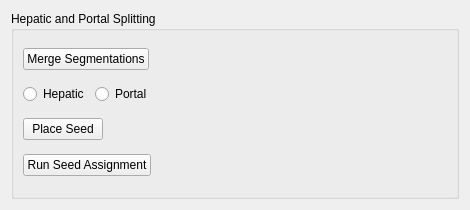
<?xml version="1.0" encoding="UTF-8"?>
<ui version="4.0">
 <class>qSlicerVesselSegmentationSplittingWidget</class>
 <widget class="QWidget" name="qSlicerVesselSegmentationSplittingWidget">
  <property name="geometry">
   <rect>
    <x>0</x>
    <y>0</y>
    <width>470</width>
    <height>210</height>
   </rect>
  </property>
  <property name="windowTitle">
   <string>Form</string>
  </property>
  <layout class="QVBoxLayout" name="verticalLayout">
   <item>
    <widget class="QGroupBox" name="groupBox_3">
     <property name="title">
      <string>Hepatic and Portal Splitting</string>
     </property>
     <layout class="QVBoxLayout" name="verticalLayout_2">
      <item>
       <layout class="QHBoxLayout" name="horizontalLayout">
        <item>
         <widget class="QPushButton" name="buttonMergeSeg">
          <property name="text">
           <string>Merge Segmentations</string>
          </property>
         </widget>
        </item>
        <item>
         <spacer name="horizontalSpacer_3">
          <property name="orientation">
           <enum>Qt::Horizontal</enum>
          </property>
          <property name="sizeHint" stdset="0">
           <size>
            <width>30</width>
            <height>20</height>
           </size>
          </property>
         </spacer>
        </item>
       </layout>
      </item>
      <item>
       <layout class="QHBoxLayout" name="horizontalLayout_7">
        <item>
         <widget class="QRadioButton" name="radioHepaticMerge">
          <property name="text">
           <string>Hepatic</string>
          </property>
         </widget>
        </item>
        <item>
         <widget class="QRadioButton" name="radioPortalMerge">
          <property name="text">
           <string>Portal</string>
          </property>
         </widget>
        </item>
        <item>
         <spacer name="horizontalSpacer_6">
          <property name="orientation">
           <enum>Qt::Horizontal</enum>
          </property>
          <property name="sizeHint" stdset="0">
           <size>
            <width>40</width>
            <height>20</height>
           </size>
          </property>
         </spacer>
        </item>
       </layout>
      </item>
      <item>
       <layout class="QHBoxLayout" name="horizontalLayout_8">
        <item>
         <widget class="QPushButton" name="buttonSeedsMerge">
          <property name="text">
           <string>Place Seed</string>
          </property>
         </widget>
        </item>
        <item>
         <spacer name="horizontalSpacer_7">
          <property name="orientation">
           <enum>Qt::Horizontal</enum>
          </property>
          <property name="sizeHint" stdset="0">
           <size>
            <width>40</width>
            <height>20</height>
           </size>
          </property>
         </spacer>
        </item>
       </layout>
      </item>
      <item>
       <layout class="QHBoxLayout" name="horizontalLayout_9">
        <item>
         <widget class="QPushButton" name="buttonSeedsAssign">
          <property name="text">
           <string>Run Seed Assignment</string>
          </property>
         </widget>
        </item>
        <item>
         <spacer name="horizontalSpacer_8">
          <property name="orientation">
           <enum>Qt::Horizontal</enum>
          </property>
          <property name="sizeHint" stdset="0">
           <size>
            <width>40</width>
            <height>20</height>
           </size>
          </property>
         </spacer>
        </item>
       </layout>
      </item>
     </layout>
    </widget>
   </item>
  </layout>
 </widget>
 <tabstops>
  <tabstop>buttonMergeSeg</tabstop>
  <tabstop>radioHepaticMerge</tabstop>
  <tabstop>radioPortalMerge</tabstop>
  <tabstop>buttonSeedsMerge</tabstop>
  <tabstop>buttonSeedsAssign</tabstop>
 </tabstops>
 <resources/>
 <connections>
  <connection>
   <sender>buttonMergeSeg</sender>
   <signal>clicked()</signal>
   <receiver>qSlicerVesselSegmentationSplittingWidget</receiver>
   <slot>MergeLabelMaps()</slot>
   <hints>
    <hint type="sourcelabel">
     <x>179</x>
     <y>523</y>
    </hint>
    <hint type="destinationlabel">
     <x>155</x>
     <y>133</y>
    </hint>
   </hints>
  </connection>
  <connection>
   <sender>buttonSeedsMerge</sender>
   <signal>clicked()</signal>
   <receiver>qSlicerVesselSegmentationSplittingWidget</receiver>
   <slot>PlaceSeedsMerge()</slot>
   <hints>
    <hint type="sourcelabel">
     <x>135</x>
     <y>601</y>
    </hint>
    <hint type="destinationlabel">
     <x>155</x>
     <y>133</y>
    </hint>
   </hints>
  </connection>
  <connection>
   <sender>buttonSeedsAssign</sender>
   <signal>clicked()</signal>
   <receiver>qSlicerVesselSegmentationSplittingWidget</receiver>
   <slot>RunSeedAssignment()</slot>
   <hints>
    <hint type="sourcelabel">
     <x>179</x>
     <y>643</y>
    </hint>
    <hint type="destinationlabel">
     <x>155</x>
     <y>133</y>
    </hint>
   </hints>
  </connection>
  <connection>
   <sender>radioHepaticMerge</sender>
   <signal>clicked()</signal>
   <receiver>qSlicerVesselSegmentationSplittingWidget</receiver>
   <slot>OnHepaticMerge()</slot>
   <hints>
    <hint type="sourcelabel">
     <x>96</x>
     <y>575</y>
    </hint>
    <hint type="destinationlabel">
     <x>262</x>
     <y>461</y>
    </hint>
   </hints>
  </connection>
  <connection>
   <sender>radioPortalMerge</sender>
   <signal>clicked()</signal>
   <receiver>qSlicerVesselSegmentationSplittingWidget</receiver>
   <slot>OnPortalMerge()</slot>
   <hints>
    <hint type="sourcelabel">
     <x>165</x>
     <y>575</y>
    </hint>
    <hint type="destinationlabel">
     <x>262</x>
     <y>461</y>
    </hint>
   </hints>
  </connection>
 </connections>
</ui>
